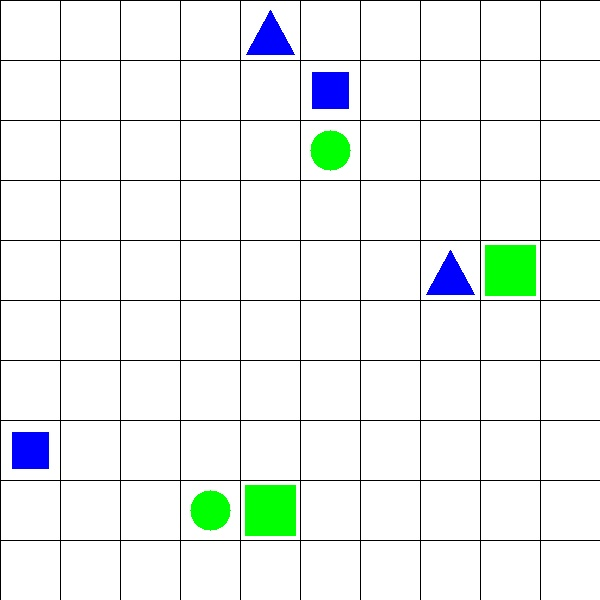
#> input picture TASKS/set-5/2. Task_Description/test_images/test_image1.jpg, 600 x 600 px
$ python make_grid.py   (Python 2 division)
#> lines starting #> are read from the running program, lines starting #| are printed output that depends on the picture
#> further down, image is the input picture: shape (600, 600, 3); mean B, G, R 240.9, 243, 237.6
import cv2
import numpy as np


def upgrade_grid(main_grid,door_area):
	for j in range(6) :
		for i in range(9):
			if i == 0 :
				door_area.append(main_grid[j][i])


def define_main_grid(BGR_image):

	door_area = []

	main_grid = [[0 for i in range(10)]for i in range(10)]


	k = BGR_image.shape
#> k = (600, 600, 3)
	w = k[0]
#> w = 600
	h = k[1]
#> h = 600
	cell_w = w/10
#> cell_w = 60
	cell_h = h/10
#> cell_h = 60
	gray_image = cv2.cvtColor(BGR_image,cv2.COLOR_BGR2GRAY)
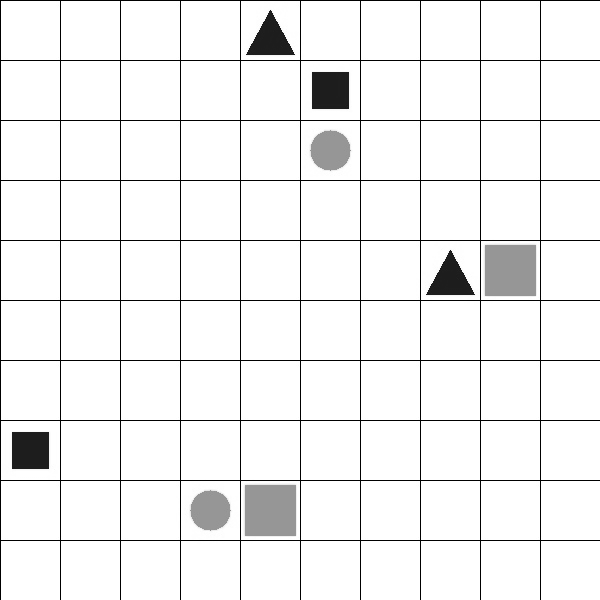
#> gray_image: shape (600, 600); min 0, max 255, mean 241.1
	for j in range(10):
		for i in range(10):
			new_image = gray_image[j*cell_h:j*cell_h+cell_h,i*cell_w:i*cell_w+cell_w]
			average_color_per_row = np.average(new_image, axis=0)
			average_color = np.average(average_color_per_row, axis=0)
			average_color = np.uint8(average_color)
			if (240 >= average_color):
				main_grid[j][i] = 1
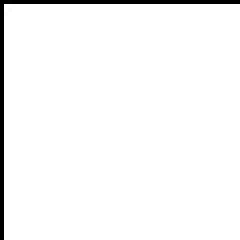
#> new_image: shape (60, 60) (shown 4 times larger); min 0, max 255, mean 246.6
#> after the loop, main_grid = 10 items, first 6: [0, 0, 0, 0, 1, 0, 0, 0, 0, 0], [0, 0, 0, 0, 0, 1, 0, 0, 0, 0], [0, 0, 0, 0, 0, 1, 0, 0, 0, 0], [0, 0, 0, 0, 0, 0, 0, 0, 0, 0], [0, 0, 0, 0, 0, 0, 0, 1, 1, 0], [0, 0, 0, 0, 0, 0, 0, 0, 0, 0]


	upgrade_grid(main_grid,door_area)
#> after the loop in upgrade_grid, `for j in range(6) :`: door_area = [0, 0, 0, 0, 0, 0]
	return main_grid

def define_bot_location(BGR_image,main_grid):

	low_toup =10
	high_toup =100

	k = BGR_image.shape
	w = k[0]
	h = k[1]
	cell_w = w/9
	cell_h = h/6
	gray_image = cv2.cvtColor(BGR_image,cv2.COLOR_BGR2GRAY)
	for j in range(6):
		for i in range(9):
			new_image = gray_image[j*cell_h:j*cell_h+cell_h,i*cell_w:i*cell_w+cell_w]
			average_color_per_row = np.average(new_image, axis=0)
			average_color = np.average(average_color_per_row, axis=0)
			average_color = np.uint8(average_color)

			if (average_color <= high_toup and average_color >= low_toup):
				main_grid[j][i] = 0
				bot_location = (i,j)


	upgrade_grid(main_grid,door_area)
	return main_grid,bot_location


string = 'test_image1.jpg'
image = cv2.imread(string)
maze = define_main_grid(image)
#> maze has the same summary as main_grid in define_main_grid
print maze
#> (printed output is left out)

$ run again, with TASKS/set-5/2. Task_Description/test_images/test_image2.jpg copied over TASKS/set-5/2. Task_Description/test_images/test_image1.jpg
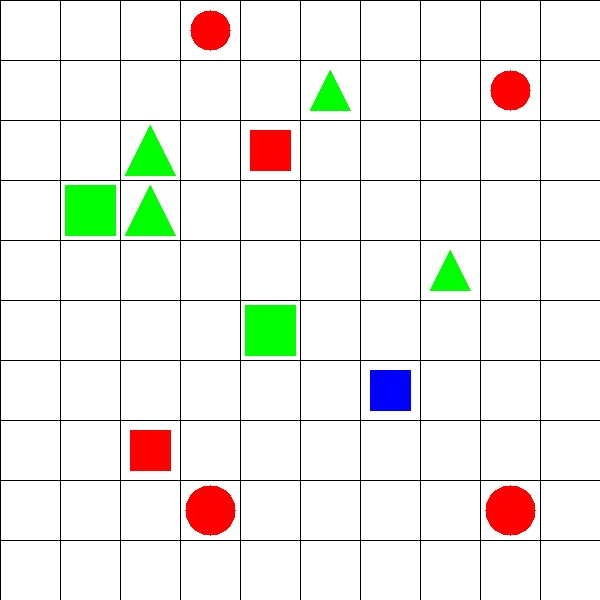
#> input picture TASKS/set-5/2. Task_Description/test_images/test_image2.jpg, 600 x 600 px
#> image is the input picture: shape (600, 600, 3); mean B, G, R 232.8, 238.3, 238.4
#> in define_main_grid, `gray_image = cv2.cvtColor(BGR_image,cv2.COLOR_BGR2GRAY)`:
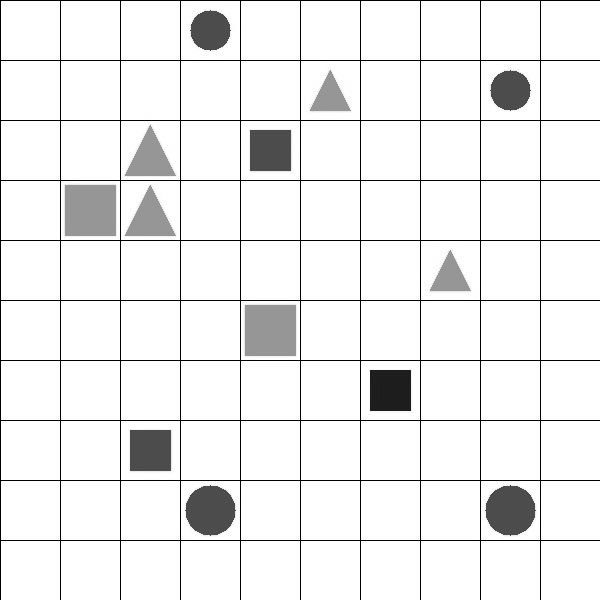
#> gray_image: shape (600, 600); min 0, max 255, mean 237.7
#> after the loop in define_main_grid, `for j in range(10):`: main_grid = 10 items, first 6: [0, 0, 0, 1, 0, 0, 0, 0, 0, 0], [0, 0, 0, 0, 0, 1, 0, 0, 1, 0], [0, 0, 1, 0, 1, 0, 0, 0, 0, 0], [0, 1, 1, 0, 0, 0, 0, 0, 0, 0], [0, 0, 0, 0, 0, 0, 0, 1, 0, 0], [0, 0, 0, 0, 1, 0, 0, 0, 0, 0]
#> after the loop in upgrade_grid, `for j in range(6) :`: door_area = [0, 0, 0, 0, 0, 0]
#> maze has the same summary as main_grid in define_main_grid
#> (printed output is left out)

$ run again, with TASKS/set-5/2. Task_Description/test_images/test_image4.jpg copied over TASKS/set-5/2. Task_Description/test_images/test_image1.jpg
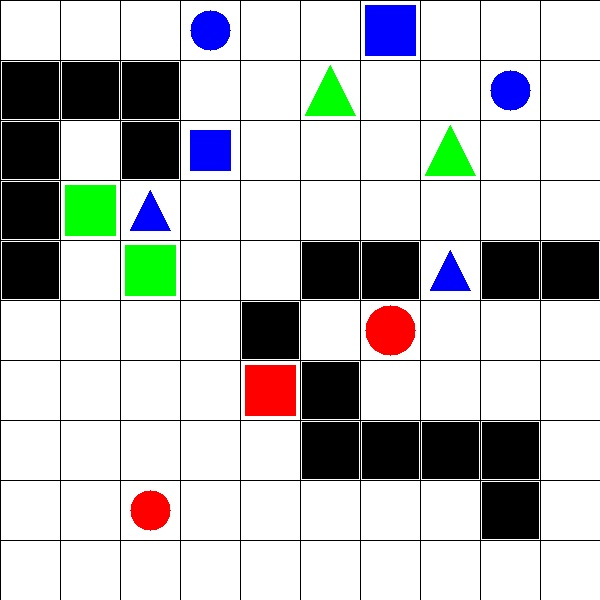
#> input picture TASKS/set-5/2. Task_Description/test_images/test_image4.jpg, 600 x 600 px
#> image is the input picture: shape (600, 600, 3); mean B, G, R 195.2, 194.9, 193.4
#> in define_main_grid, `gray_image = cv2.cvtColor(BGR_image,cv2.COLOR_BGR2GRAY)`:
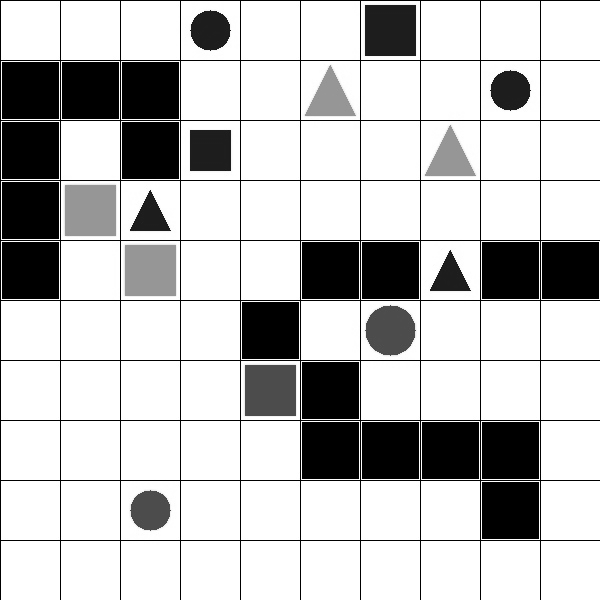
#> gray_image: shape (600, 600); min 0, max 255, mean 194.5
#> after the loop in define_main_grid, `for j in range(10):`: main_grid = 10 items, first 6: [0, 0, 0, 1, 0, 0, 1, 0, 0, 0], [1, 1, 1, 0, 0, 1, 0, 0, 1, 0], [1, 0, 1, 1, 0, 0, 0, 1, 0, 0], [1, 1, 1, 0, 0, 0, 0, 0, 0, 0], [1, 0, 1, 0, 0, 1, 1, 1, 1, 1], [0, 0, 0, 0, 1, 0, 1, 0, 0, 0]
#> after the loop in upgrade_grid, `for j in range(6) :`: door_area = [0, 1, 1, 1, 1, 0]
#> maze has the same summary as main_grid in define_main_grid
#> (printed output is left out)
